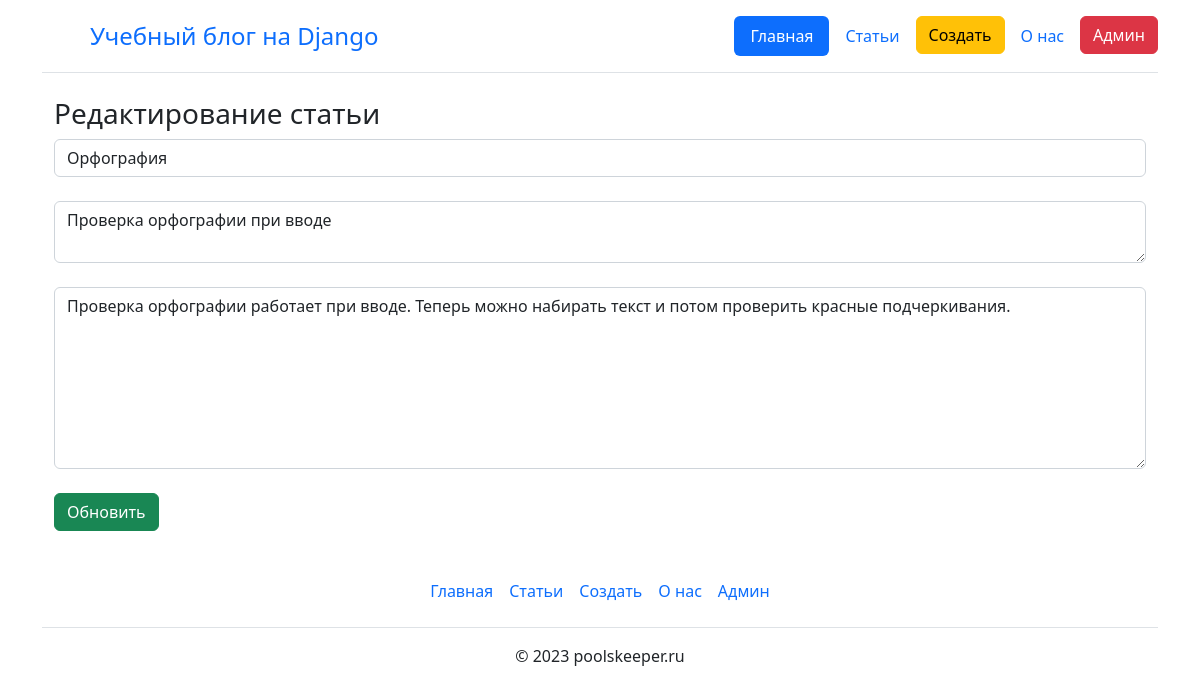
/update/45, run on the app's committed database.
### main/models.py (models this page shows, shortened)
class Article(models.Model):
    id = models.AutoField('id', primary_key=True)
    title = models.CharField('Заголовок', max_length=100, null=False)
    intro = models.CharField('Анонс', max_length=300, null=False)
    text = models.TextField('Статья', null=False)
    date = models.DateTimeField('Время', default=timezone.now())
    class Meta:
        verbose_name = 'Статья'
        verbose_name_plural = 'Статьи'

### main/views.py (the view, shortened to what this page needs)
# urls.py: path('update/<int:id>', views.update, name='update'),
def update(request, id):
    error = ''
    article = Article.objects.get(pk=id)
    form = ArticleForm(instance=article)
    context = {
        'form': form,
        'article': article,
        'error': error,
        'id': id,
    }
    return render(request, 'main/update.html', context)

### main/forms.py
class ArticleForm(ModelForm):
    class Meta:
        model = Article
        fields = ['title', 'intro', 'text']
        widgets = {
            'title': TextInput(attrs={
                'class': 'form-control',
                'placeholder': 'Введите название статьи',
                'spellcheck': 'True'
            }),
            'intro': Textarea(attrs={
                'class': 'form-control',
                'rows': '2',
                'placeholder': 'Введите анонс статьи',
                'spellcheck': 'True'
            }),
            'text': Textarea(attrs={
                'class': 'form-control',
                'rows': '7',
                'placeholder': 'Введите текст статьи',
                'spellcheck': 'True'
            }),
        }

### main/templates/main/update.html (shortened to what this page needs)
{% extends 'main/base.html' %}
{% block body %}
    <h3>Редактирование статьи </h3>
    <form action="" method="post">
        {{ form.title }}<br>
        {{ form.intro }}<br>
        {{ form.text }}<br>
        <input type="submit" class="btn btn-success" value="Обновить">
    </form>
{% endblock %}

### data on the page
Article: title "Орфография", intro "Проверка орфографии при вводе", text "Проверка орфографии работает при вводе. Теперь можно набирать текст и потом проверить красные подчеркивания."
